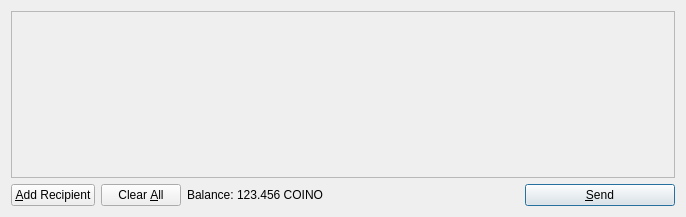
<?xml version="1.0" encoding="UTF-8"?>
<ui version="4.0">
 <class>SendCoinsDialog</class>
 <widget class="QDialog" name="SendCoinsDialog">
  <property name="geometry">
   <rect>
    <x>0</x>
    <y>0</y>
    <width>686</width>
    <height>217</height>
   </rect>
  </property>
  <property name="windowTitle">
   <string>Send Coins</string>
  </property>
  <layout class="QVBoxLayout" name="verticalLayout">
   <item>
    <widget class="QScrollArea" name="scrollArea">
     <property name="widgetResizable">
      <bool>true</bool>
     </property>
     <widget class="QWidget" name="scrollAreaWidgetContents">
      <property name="geometry">
       <rect>
        <x>0</x>
        <y>0</y>
        <width>666</width>
        <height>165</height>
       </rect>
      </property>
      <layout class="QVBoxLayout" name="verticalLayout_2">
       <property name="margin">
        <number>0</number>
       </property>
       <item>
        <layout class="QVBoxLayout" name="entries">
         <property name="spacing">
          <number>6</number>
         </property>
        </layout>
       </item>
       <item>
        <spacer name="verticalSpacer">
         <property name="orientation">
          <enum>Qt::Vertical</enum>
         </property>
         <property name="sizeHint" stdset="0">
          <size>
           <width>20</width>
           <height>40</height>
          </size>
         </property>
        </spacer>
       </item>
      </layout>
     </widget>
    </widget>
   </item>
   <item>
    <layout class="QHBoxLayout" name="horizontalLayout">
     <item>
      <widget class="QPushButton" name="addButton">
       <property name="toolTip">
        <string>Send to multiple recipients at once</string>
       </property>
       <property name="text">
        <string>&amp;Add Recipient</string>
       </property>
       <property name="icon">
        <iconset resource="../bitcoin.qrc">
         <normaloff>:/icons/add</normaloff>:/icons/add</iconset>
       </property>
       <property name="autoDefault">
        <bool>false</bool>
       </property>
      </widget>
     </item>
     <item>
      <widget class="QPushButton" name="clearButton">
       <property name="sizePolicy">
        <sizepolicy hsizetype="Minimum" vsizetype="Fixed">
         <horstretch>0</horstretch>
         <verstretch>0</verstretch>
        </sizepolicy>
       </property>
       <property name="toolTip">
        <string>Remove all transaction fields</string>
       </property>
       <property name="text">
        <string>Clear &amp;All</string>
       </property>
       <property name="icon">
        <iconset resource="../bitcoin.qrc">
         <normaloff>:/icons/remove</normaloff>:/icons/remove</iconset>
       </property>
       <property name="autoRepeatDelay">
        <number>300</number>
       </property>
       <property name="autoDefault">
        <bool>false</bool>
       </property>
      </widget>
     </item>
     <item>
      <layout class="QHBoxLayout" name="horizontalLayout_2">
       <property name="spacing">
        <number>3</number>
       </property>
       <item>
        <widget class="QLabel" name="label">
         <property name="text">
          <string>Balance:</string>
         </property>
        </widget>
       </item>
       <item>
        <widget class="QLabel" name="labelBalance">
         <property name="cursor">
          <cursorShape>IBeamCursor</cursorShape>
         </property>
         <property name="text">
          <string>123.456 COINO</string>
         </property>
         <property name="textInteractionFlags">
          <set>Qt::LinksAccessibleByMouse|Qt::TextSelectableByKeyboard|Qt::TextSelectableByMouse</set>
         </property>
        </widget>
       </item>
      </layout>
     </item>
     <item>
      <spacer name="horizontalSpacer">
       <property name="orientation">
        <enum>Qt::Horizontal</enum>
       </property>
       <property name="sizeHint" stdset="0">
        <size>
         <width>40</width>
         <height>20</height>
        </size>
       </property>
      </spacer>
     </item>
     <item>
      <widget class="QPushButton" name="sendButton">
       <property name="minimumSize">
        <size>
         <width>150</width>
         <height>0</height>
        </size>
       </property>
       <property name="toolTip">
        <string>Confirm the send action</string>
       </property>
       <property name="text">
        <string>&amp;Send</string>
       </property>
       <property name="icon">
        <iconset resource="../bitcoin.qrc">
         <normaloff>:/icons/send</normaloff>:/icons/send</iconset>
       </property>
       <property name="default">
        <bool>true</bool>
       </property>
      </widget>
     </item>
    </layout>
   </item>
  </layout>
 </widget>
 <resources>
  <include location="../bitcoin.qrc"/>
 </resources>
 <connections/>
</ui>
